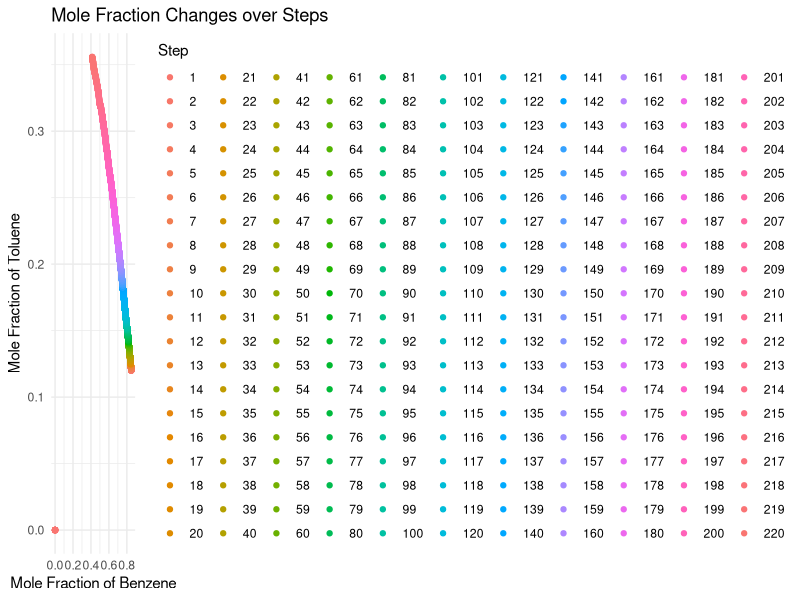

The R source for this figure:
x.B <- 0.85
x.T <- 0.12
x.C <- 0.03
alpha.B <- 2.4
alpha.T <- 1
alpha.C <- 0.21

set.seed(1)

n.molecules <- 10000

m <- 220

m.B <- matrix(0, nrow = m, ncol = 38)
m.T <- matrix(0, nrow = m, ncol = 38)
m.C <- matrix(0, nrow = m, ncol = 38)

m.B[1, 1] <- n.molecules * x.B
m.T[1, 1] <- n.molecules * x.T
m.C[1, 1] <- n.molecules * x.C

p.B <- matrix(0, nrow = m, ncol = 38)
p.T <- matrix(0, nrow = m, ncol = 38)
p.C <- matrix(0, nrow = m, ncol = 38)

x.B.values <- matrix(0, nrow = m, ncol = 38)
x.T.values <- matrix(0, nrow = m, ncol = 38)
x.C.values <- matrix(0, nrow = m, ncol = 38)

x.B.values[1, 1] <- x.B
x.T.values[1, 1] <- x.T
x.C.values[1, 1] <- x.C

p.B[1, 1] <- alpha.B * m.B[1, 1]
p.T[1, 1] <- alpha.T * m.T[1, 1]
p.C[1, 1] <- alpha.C * m.C[1, 1]

n <- 37

for (i in 1:(m-1)) { 
  for (j in 1:n) {
    max.p <- max(p.B[i, 1], p.T[i, 1], p.C[i, 1])
    
    r.B <- p.B[i, 1] / max.p
    r.T <- p.T[i, 1] / max.p
    r.C <- p.C[i, 1] / max.p
    
    rand.num <- runif(1)
    
    if (r.B > rand.num) {
      m.B[i, j+1] <- m.B[i, j] - 1
    } else {
      m.B[i, j+1] <- m.B[i, j]
    }
    
    if (r.T > rand.num) {
      m.T[i, j+1] <- m.T[i, j] - 1
    } else {
      m.T[i, j+1] <- m.T[i, j]
    }
    
    if (r.C > rand.num) {
      m.C[i, j+1] <- m.C[i, j] - 1
    } else {
      m.C[i, j+1] <- m.C[i, j]
    }
  }
  
  m.B[i+1, 1] <- m.B[i, n+1]
  m.T[i+1, 1] <- m.T[i, n+1]
  m.C[i+1, 1] <- m.C[i, n+1]
  
  p.B[i+1, 1] <- alpha.B * m.B[i+1, 1]
  p.T[i+1, 1] <- alpha.T * m.T[i+1, 1]
  p.C[i+1, 1] <- alpha.C * m.C[i+1, 1]
}


for (i in 1:m) {
  for (j in 1:(n+1)) {
    total.m <- m.B[i, j] + m.T[i, j] + m.C[i, j]
    if (total.m > 0) {
      x.B.values[i, j] <- m.B[i, j] / total.m
      x.T.values[i, j] <- m.T[i, j] / total.m
      x.C.values[i, j] <- m.C[i, j] / total.m
    } else {
      x.B.values[i, j] <- 0
      x.T.values[i, j] <- 0
      x.C.values[i, j] <- 0
    }
  }
}

x.B.plot <- as.vector(t(x.B.values))
x.T.plot <- as.vector(t(x.T.values))
x.C.plot <- as.vector(t(x.C.values))
step <- rep(1:m, each = n+1)

plot.data <- data.frame(step, x.B.plot, x.T.plot, x.C.plot)

library(ggplot2)
ggplot(plot.data, aes(x = x.B.plot, y = x.T.plot, color = as.factor(step))) +
  geom_point() +
  labs(title = "Mole Fraction Changes over Steps",
       x = "Mole Fraction of Benzene",
       y = "Mole Fraction of Toluene") +
 scale_color_discrete(name = "Step") +
  theme_minimal()
